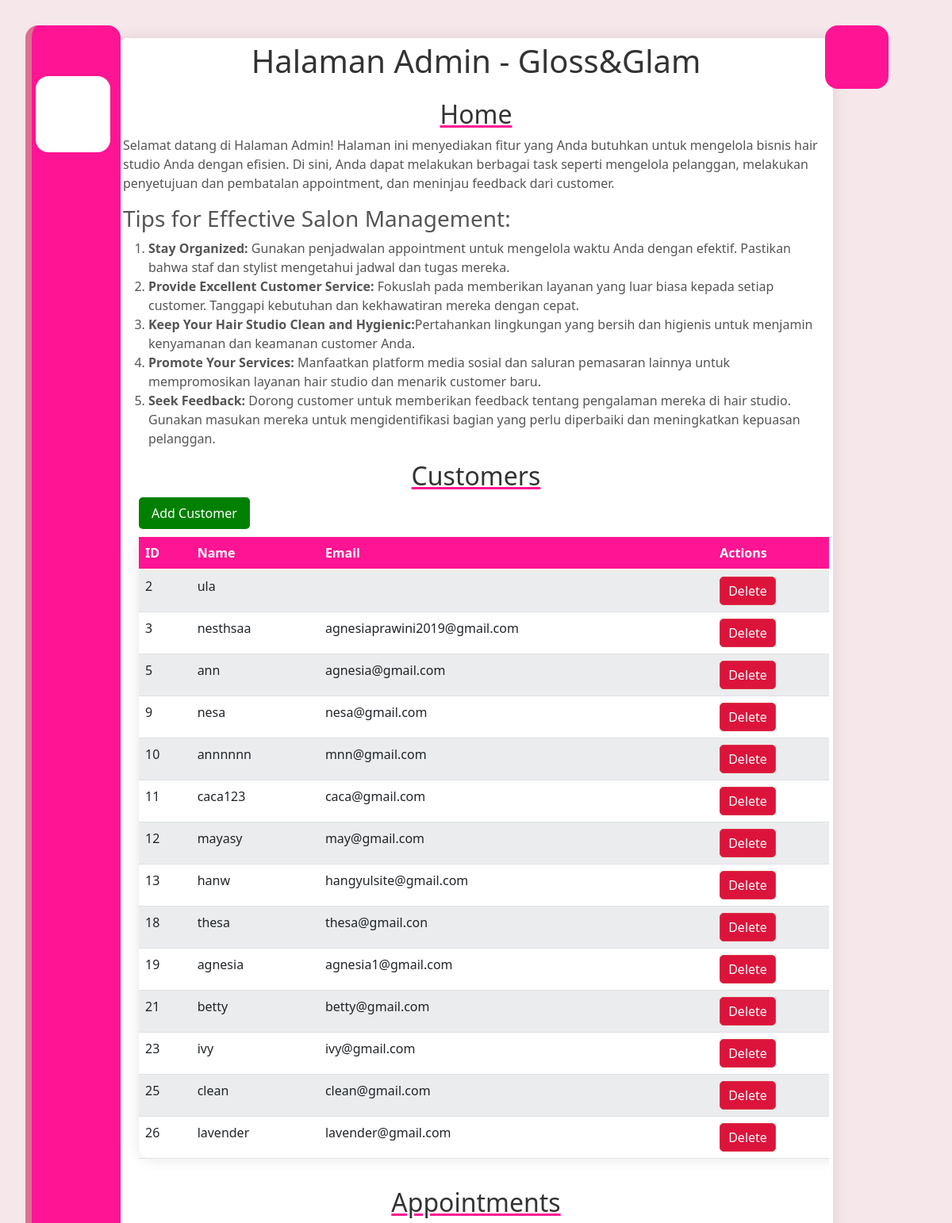
The app's page /index.php (signed in, upper part) with its own data.
### tables this page shows
CREATE TABLE `user` (
  `id_user` int(11) NOT NULL,
  `email` varchar(50) NOT NULL,
  `username` varchar(10) NOT NULL,
  `password` varchar(10) NOT NULL,
  `level` varchar(10) DEFAULT 'customer'
);

### index.php (the view, shortened to what this page needs)
<?php
include 'config.php';
?>
<!DOCTYPE html>
<html lang="en">
<head>
    <link href="https://cdn.jsdelivr.net/npm/bootstrap@5.1.3/dist/css/bootstrap.min.css" rel="stylesheet">
</head>
<body>
<div class="navbar">
        <ul>
            <li class="list active">
                <a href="#"><span class="icon"><ion-icon name="home"></ion-icon></span> <span class="title"> Home</span></a>
            </li>
            <li class="list">
                <a href="#customers"><span class="icon"><ion-icon name="person"></ion-icon></span> <span class="title"> User</span></a>
            </li>
            <li class="list">
                <a href="#appointments"><span class="icon"><ion-icon name="alarm"></ion-icon></ion-icon></span> <span class="title"> Appointment</span></a>
            </li>
            <li class="list">
                <a href="#feedback"><span class="icon"><ion-icon name="chatbubbles"></ion-icon></span> <span class="title"> Feedback</span></a>
            </li>
            <li class="list">
                <a href="logout.php"><span class="icon"><ion-icon name="log-out"></ion-icon></span> <span class="title"> Log Out</span></a>
            </li>
        </ul>
    </div>
    <div class="toggle">
    </div>
    <div class="container mt-5">
        <h1 class="mb-4"> Halaman Admin - Gloss&Glam</h1>
<div id="home">
<h2 style="text-decoration: underline;  text-decoration-color: #ff1493;">Home</h2>
    <p>Selamat datang di Halaman Admin! Halaman ini menyediakan fitur yang Anda butuhkan untuk mengelola bisnis hair studio Anda dengan efisien. Di sini, Anda dapat melakukan berbagai task seperti mengelola pelanggan, melakukan penyetujuan dan pembatalan appointment, dan meninjau feedback dari customer.</p>
    <h3>Tips for Effective Salon Management:</h3>
    <ol>
    <li><strong>Stay Organized:</strong> Gunakan penjadwalan appointment untuk mengelola waktu Anda dengan efektif. Pastikan bahwa staf dan stylist mengetahui jadwal dan tugas mereka.</li>
        <li><strong>Provide Excellent Customer Service:</strong> Fokuslah pada memberikan layanan yang luar biasa kepada setiap customer. Tanggapi kebutuhan dan kekhawatiran mereka dengan cepat.</li>
        <li><strong>Keep Your Hair Studio Clean and Hygienic:</strong>Pertahankan lingkungan yang bersih dan higienis untuk menjamin kenyamanan dan keamanan customer Anda.</li>
        <li><strong>Promote Your Services:</strong> Manfaatkan platform media sosial dan saluran pemasaran lainnya untuk mempromosikan layanan hair studio dan menarik customer baru.</li>
        <li><strong>Seek Feedback:</strong> Dorong customer untuk memberikan feedback tentang pengalaman mereka di hair studio. Gunakan masukan mereka untuk mengidentifikasi bagian yang perlu diperbaiki dan meningkatkan kepuasan pelanggan.</li>
    </ol>
</div>
<h2 style="text-decoration: underline;  text-decoration-color: #ff1493;">Customers</h2>
<div id="customers">
<button id="showAddCustomerForm" class="btn btn-success">Add Customer</button>
</div>
<div class="table-responsive">
    <table class="table table-striped">
        <thead>
            <tr>
                <th>ID</th>
                <th>Name</th>
                <th>Email</th>
                <th>Actions</th>
            </tr>
        </thead>
        <tbody>
            <?php
            $query_customers = "SELECT * FROM user WHERE level = 'customer'";
            $result_customers = mysqli_query($conn, $query_customers);
            if (mysqli_num_rows($result_customers) > 0) {
                while ($row_customer = mysqli_fetch_assoc($result_customers)) {
                    echo "<tr>";
                    echo "<td>" . $row_customer['id_user'] . "</td>";
                    echo "<td>" . $row_customer['username'] . "</td>";
                    echo "<td>" . $row_customer['email'] . "</td>";
                    echo "<td>
                        <form method='post' action='" . htmlspecialchars($_SERVER["PHP_SELF"]) . "'>
                            <input type='hidden' name='customer_id' value='" . $row_customer['id_user'] . "'>
                            <button type='submit' name='delete_customer' class='btn btn-danger'>Delete</button>
                        </form>
                    </td>";
                    echo "</tr>";
                }
            } else {
                echo "<tr><td colspan='4'>No customers found</td></tr>";
            }
            ?>
        </tbody>
    </table>
</div>
<h2 style="text-decoration: underline; text-decoration-color: #ff1493;">Appointments</h2>
                </div>
</body>
</html>

### index.php (style rules this page uses)
body { background-color: #f6e7ea; font-family: 'Segoe UI', Tahoma, Geneva, Verdana, sans-serif; margin: 0; padding: 0; color: #555; }
.container { max-width: 900px; margin: 20px auto; padding: 5px; background-color: #fff; border-radius: 10px; box-shadow: 0 0 20px rgba(0, 0, 0, 0.1); }
.container table { padding: 10px; margin-left: 20px; }
h1, h2 { color: #333; text-align: center; }
.btn-danger { color: #fff; border-radius: 5px; Sudut bulat tombol }
.btn-danger { background-color: #dc143c; border-color: #dc3545; padding: 5px 10px; }
#showAddCustomerForm { background-color: green; color: white; margin-bottom: 10px; margin-left: 20px; border: none; padding: 8px 16px; cursor: pointer; border-radius: 5px; }
.table { background-color: #fff; border-radius: 16px; box-shadow: 0 0 20px rgba(0, 0, 0, 0.1); font-size: 16px; }
.table th, .table td { border-top: none; ' padding: 20px; }
.table th { background-color: #ff1493; color: #fff; font-weight: bold; border-bottom: 2px solid #fff; font-size: 16px; }
.table-responsive { overflow-x: auto; margin-bottom: 20px; }
.table-striped tbody tr:nth-of-type(odd) { background-color: #f8f9fa; }
.navbar { position: fixed; top: 2rem; left: 2rem; bottom: 2rem; width: 7rem; background: #ff1493; border-radius: 1rem; border-left: .5rem solid #db7093 ; box-sizing: initial; transition: width 0.5s; overflow-x: hidden; }
.navbar ul { position: absolute; top: 0; left: 0; width: 100%; padding: 4rem .8rem 0 .3rem; }
.navbar ul li { list-style: none; width: 100%; border-radius: 1rem; }
.navbar ul li.active { background: #fff; }
.navbar ul li a { display: flex; color: #fff; text-decoration: none; }
.navbar ul li.active a { color: #333; }
.navbar ul li a .icon { min-width: 6rem; height: 6rem; line-height: 7.5rem; text-align: center; }
.navbar ul li a .title { padding-left: 1rem; height: 6rem; line-height: 6rem; text-transform: capitalize; font-size: 1.5rem; }
.toggle { position: fixed; top: 2rem; right: 5rem; height: 5rem; width: 5rem; background: #ff1493; border-radius: 1rem; cursor: pointer; display: flex; align-items: center; justify-content: center; }

### records on screen
user: id_user "2", username "ula"
user: id_user "3", username "nesthsaa", email "agnesiaprawini2019@gmail.com"
user: id_user "5", username "ann", email "agnesia@gmail.com"
user: id_user "9", username "nesa", email "nesa@gmail.com"
user: id_user "10", username "annnnnn", email "mnn@gmail.com"
user: id_user "11", username "caca123", email "caca@gmail.com"
user: id_user "12", username "mayasy", email "may@gmail.com"
user: id_user "13", username "hanw", email "hangyulsite@gmail.com"
user: id_user "18", username "thesa", email "thesa@gmail.con"
user: id_user "19", username "agnesia", email "agnesia1@gmail.com"
user: id_user "21", username "betty", email "betty@gmail.com"
user: id_user "23", username "ivy", email "ivy@gmail.com"
user: id_user "25", username "clean", email "clean@gmail.com"
user: id_user "26", username "lavender", email "lavender@gmail.com"
